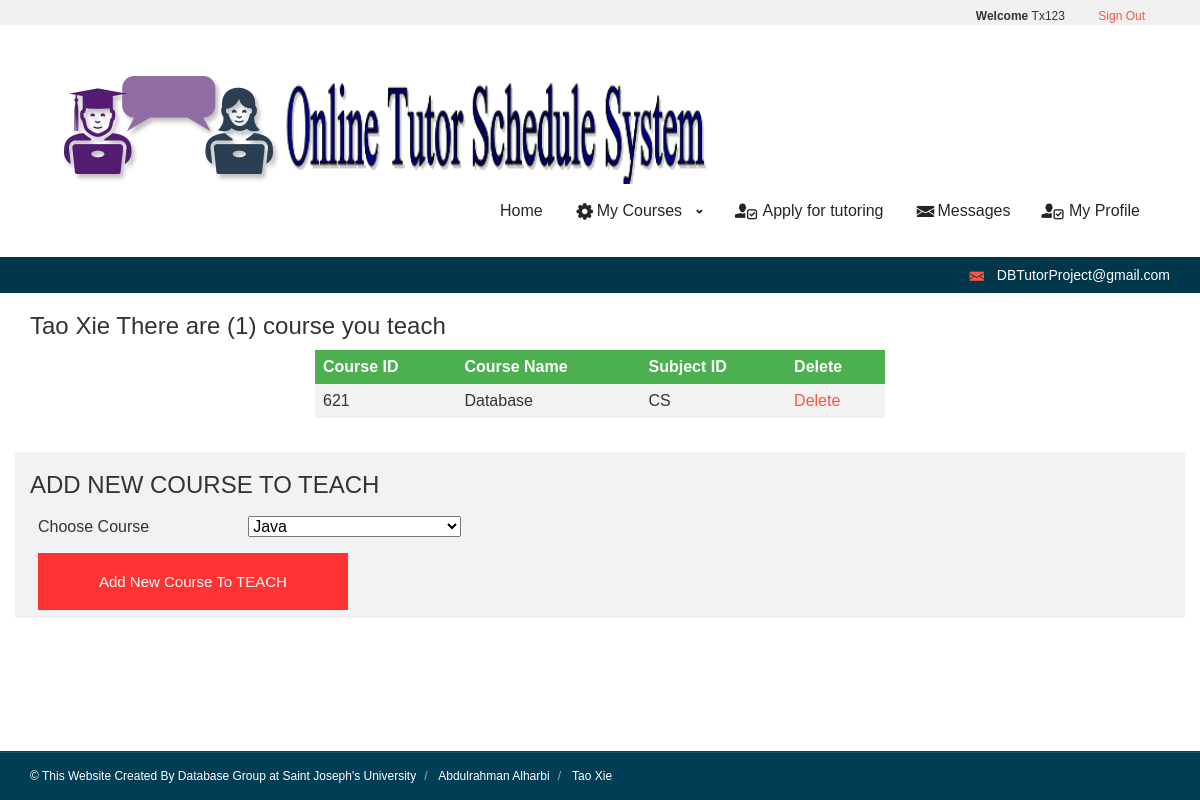
The page /takingCoursesOld.php (signed in) on the database its author committed.
### tables this page shows
CREATE TABLE `student` (
  `SID` int(11) NOT NULL,
  `SFName` varchar(25) NOT NULL,
  `SLName` varchar(25) NOT NULL,
  `SEmail` varchar(25) NOT NULL,
  `IsTutor` tinyint(1) NOT NULL,
  `Username` varchar(25) NOT NULL
);

CREATE TABLE `course` (
  `CourseID` int(11) NOT NULL,
  `CourseName` varchar(25) NOT NULL,
  `AdminID` varchar(25) NOT NULL,
  `SubjectID` varchar(25) NOT NULL
);

CREATE TABLE `subject` (
  `SubjectID` varchar(25) NOT NULL,
  `SubjectName` varchar(25) NOT NULL,
  `AdminID` varchar(25) NOT NULL
);

### session_student.php (called while the page is built, shortened)
<?php
   include('config.php');
   $user_check = $_SESSION['login_user'];
   $ses_sql = mysqli_query($db,"SELECT Username FROM login WHERE Username = '$user_check' ");
   $row = mysqli_fetch_array($ses_sql,MYSQLI_ASSOC);
   $login_session = $row['Username'];
?>

### takingCoursesOld.php (the view, shortened to what this page needs)
<?php
	require "master_student.php";
?>
<div class="container">
<?php
$username = $_SESSION['login_user'];
$localhost = 'localhost';
$dusername = 'root';
$dpassword = 'root';
$database = 'tutordb';
			$connect = new mysqli($localhost, $dusername, $dpassword, $database);
			$query = "Select * FROM `course`";
			$res = mysqli_query($connect, $query);
			$options = "";
			while($row = mysqli_fetch_array($res))
			{
				$options = $options."<option>$row[1]</option>";
			}
$que =  " SELECT s.SFName as 'fname', s.SLName as 'lname', c.CourseID as 'courseID', c.CourseName as 'courseName', sub.SubjectID as 'subjectID', s.Username
		  FROM student s, course c, subject sub, teach t
		  WHERE s.SID = t.SID AND
				t.CourseID = c.CourseID AND
				c.SubjectID = sub.SubjectID AND
				s.Username = '$username'";
$record = mysql_query($que) or print(mysql_error());
if(mysql_num_rows($record) > 0 ){
		$counter = 0;
    	echo "<table align='center' width='100%' height='100%'>";
		echo "<tr>";
		echo "<th>Course ID</th>";
		echo "<th>Course Name</th>";
		echo "<th>Subject ID</th>";
		echo "<th>Delete</th>";
		echo "</tr>";
 while($row = mysql_fetch_array($record)) {
	   $fname = $row['fname'];
	   $lname = $row['lname'];
	   $courseID = $row['courseID'];
       $courseName = $row['courseName'];
	   $subjectID = $row['subjectID'];
	   $counter++;
		echo "<tr>";
		echo "<td>".$courseID."</td>";
 		echo "<td>".$courseName."</td>";
		echo "<td>".$subjectID."</td>";
		echo "<td>". "<a href = 'delete_course_teach.php?Delete=$row[courseID]'>Delete</a>".  "</td>";
		echo "</tr>";
   }
 	echo "<h2>$fname $lname There are ($counter) course you teach</h2>";
   		echo "</table>";
	echo "</div>
<div>
      <br><br>
      <div class='container' style = 'background:#f2f2f2'>
          <form action='#' method='post'>
          <table align='left'>
				<h2>ADD NEW COURSE TO TEACH</h2>
				<tr>
					<td>Choose Course<td>
					<td><select name='teachCourse' id='teachCourse'>$options</select></td>
				</tr>
				<tr>
					<td colspan='3'><button type='submit' class='button button-block' />Add New Course To TEACH</button><td>
				</tr>
          </table>
          </form>
	   </div>
</div>
<div class='container'>
</div>";
}
else
{
	echo "<h1>You do not have any course to teach <a href='apply.php'>Click here to apply</a></h1>";
}
?>
<?php
	require "masterFooter.php";
?>

### master_student.php (shortened to what this page needs)
<?php
include('session_student.php');
?>
<html>
<head>
    <link rel="stylesheet" type="text/css" href="assets/css/bootstrap.min.css" media="screen, projection">
    <link rel="stylesheet" type="text/css" href="libraries/pictopro-normal/pictopro-normal.css" media="screen, projection">
    <link rel="stylesheet" type="text/css" href="assets/css/carat.css" media="screen, projection">
</head>
<body onload="getLocation()">
  <div class="topbar gray">
	<div class="container">
		<div class="row">
            <div class="col-md-6 col-xs-12 header-top-right">
                <div>
                    <div class="languages">
                        <ul>
							<li><b>Welcome </b><?php echo $login_session; ?></li>
                            <li><a href = "logoutPage.php">Sign Out</a></li>
                        </ul>
                    </div>
                </div>
            </div>
		</div>
	</div>
</div>
<header id="header">
	<div class="header-inner">
		<div class="container">
			<div class="row">
				<div class="col-md-12 clearfix">
					<div class="brand">
						<div class="logo">
							<a href="/">
								<img src="assets/img/pp.png" alt="Carat HTML Template">
							</a>
						</div>
					</div>
					<nav class="collapse navbar-collapse navbar-collapse" role="navigation">
						<ul class="navigation">
						<li><a href="index_student.php">Home</a></li>
						<li class="menuparent has-regularmenu">
						<a href="#"><i class="icon icon-normal-cog-wheel"></i>My Courses</a>
						</li>
						<li><a href="add_new_post.php"><i class="icon icon-normal-profile-checkbox"></i> Apply for tutoring</a></li>
						<li><a href="message.php"><i class="icon icon-normal-mail"></i>Messages</a></li>
						<li><a href="myProfile.php"><i class="icon icon-normal-profile-checkbox"></i> My Profile</a></li>
						</ul>
					</nav>
				</div>
			</div>
		</div>
	</div>
</header>
<div class="infobar">
	<div class="container">
		<div class="row">
			<div class="col-md-12">
				<div class="contact pull-right">
					<div class="contact-item mail">
						<div class="label"><i class="icon icon-normal-mail"></i></div>
						<div class="value"><a href="mailto:DBTutorProject@gmail.com">DBTutorProject@gmail.com</a></div>
					</div>
				</div>
			</div>
		</div>
	</div>
</div>

### libraries/pictopro-normal/pictopro-normal.css (style rules this page uses)
[class^="icon-normal"], [class*=" icon-normal"] { font-family: 'PictoPro-Normal'; speak: none; font-style: normal; font-weight: normal; font-variant: normal; text-transform: none; line-height: 1; -webkit-font-smoothing: antialiased; -moz-osx-font-smoothing: grayscale; }
.icon-normal-profile-checkbox:before { content: "\e69d"; }
.icon-normal-mail:before { content: "\e6a0"; }
.icon-normal-cog-wheel:before { content: "\e720"; }

### assets/css/carat.css (style rules this page uses)
.topbar .header-top-right>div { float:right }
#header .header-inner { padding:25px 0px }
#header .header-inner .brand { float:left }
#header .header-inner .brand .logo { display:inline-block }
#header .header-inner .navigation { float:right;list-style:none;margin:3px 0px 0px 0px;padding:0px }
#header .header-inner .navigation>li { float:left }
#header .header-inner .navigation>li>a { -webkit-transition:none;-moz-transition:none;-o-transition:none;transition:none;border-radius:0px;color:#252525;display:block;font-family:'Source Sans Pro', Arial, sans-serif;font-size:16px;padding:8px 15px;text-decoration:none }
#header .header-inner .navigation>li.menuparent>a:after { -webkit-transform:rotate(90deg);-moz-transform:rotate(90deg);-ms-transform:rotate(90deg);-o-transform:rotate(90deg);transform:rotate(90deg);content:"\e641";display:inline-block;font-family:'PictoPro-Normal';font-size:12px;margin-left:10px;vertical-align:1px }
#header .header-inner .navigation>li.has-regularmenu { position:relative }
.infobar { background-color:#00374b }
.infobar .contact .contact-item { display:inline-block;font-size:14px }
.infobar .contact .contact-item .label { color:#f95446;display:inline }
.infobar .contact .contact-item .label .icon { font-size:20px;vertical-align:-5px }
.infobar .contact .contact-item .value { color:#fff;display:inline;line-height:36px }
.infobar .contact .contact-item .value a { color:#fff;text-decoration:none }
.languages { float:left;margin:8px 10px 0px 10px }
.languages ul { list-style:none;margin:0px;padding:0px }
.languages ul li { display:inline-block;margin:0px 15px }
.topbar { position:relative }
textarea,input,button { -webkit-font-smoothing:antialiased }
html { height:100% }
body { display:table;font-family:Arial, sans-serif;height:100%;min-height:100%;width:100%;-webkit-font-smoothing:antialiased;font-size:12px }
body i.icon { font-size:24px;vertical-align:middle }
body a { color:#f95446;-webkit-transition:color 0.3s;-moz-transition:color 0.3s;-o-transition:color 0.3s;transition:color 0.3s }
#header { display:table-row;height:1px }
h2 { font-size:24px }
h1,h2,h3,h4,h5,h6,.title { font-family:'Source Sans Pro', Arial, sans-serif;font-weight:normal }
.gray { background-color:#f0f0f0 }

### takingCoursesOld.php (style rules this page uses)
.button { margin: auto; background-color: #ff3333; border: none; color: white; padding: 20px 61px; text-align: center; text-decoration: none; display: inline-block; font-size: 15px; cursor: pointer; position:relative; float: left; }
table { border-collapse: collapse; width: 50%; }
th, td { text-align: left; padding: 8px; }
tr:nth-child(even) { background-color: #f2f2f2 }
th { background-color: #4CAF50; color: white; }

### rows shown on the page
student: course.CourseID "621", course.CourseName "Database", subject.SubjectID "CS", SFName "Tao", SLName "Xie"
course: teachCourse "Java"

### other values the page prints
$login_session "Tx123"
$counter "1"
